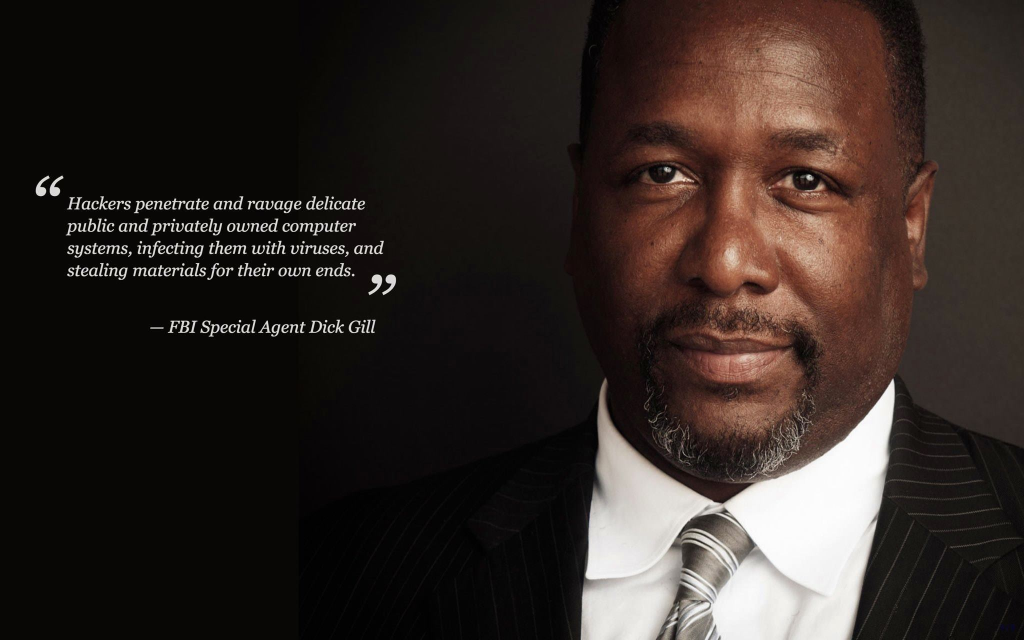
#> input picture src/assets/170197769_10225268507797066_4380932775149977927_n.jpg, 2048 x 1280 px, given in place of 00000.png, which was not available (shown at 1/2 size)
$ python pingpong.py ../../../src/assets 5
#> lines starting #> are read from the running program, lines starting #| are printed output that depends on the picture; after the words box and inside, x2 and y2 are one past the last pixel; in counts of white or black regions, pixels touching at a corner belong together; pictures that were not available may be replaced by others from this repository, and a replacement may not be noted
"""Ping-pong consistency: frame m and frame N-1-m are the same image; report mask IoU over those pairs."""
import sys
import numpy as np
from PIL import Image

d, n = sys.argv[1], int(sys.argv[2])
def m(i):
#> called with i = 0
    return np.asarray(Image.open(f"{d}/{i:05d}.png").convert("L")) > 127
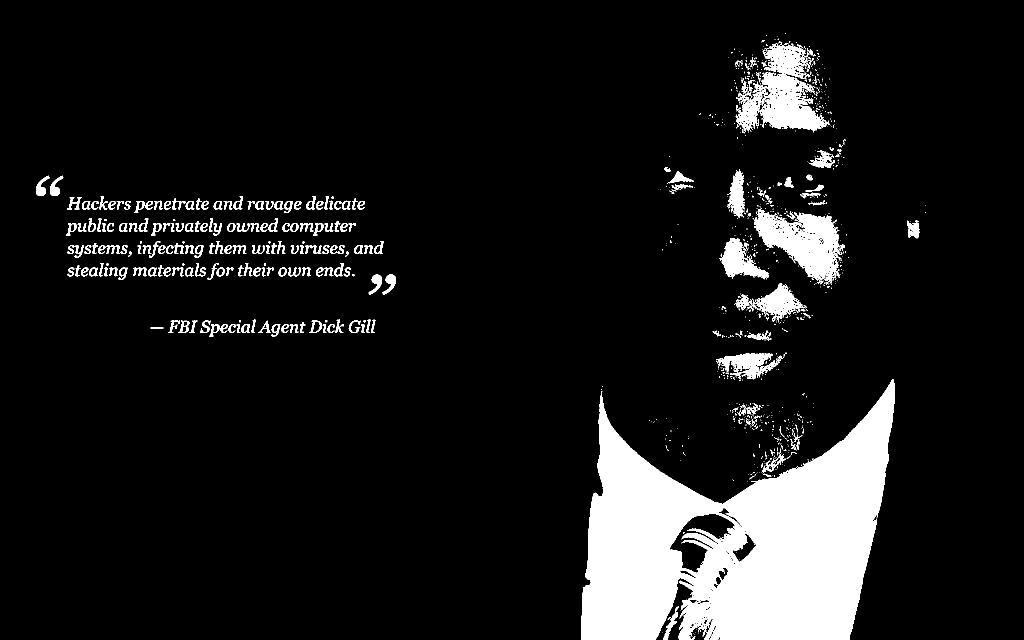
#> returned value: shape (1280, 2048) bool (shown at 1/2 size); 10% white; 1048 white regions (812 under 20 px), largest, box (x1, y1, x2, y2) and area: (1162, 758, 1790, 1280) 188860, (1471, 87, 1660, 263) 14970, (1508, 418, 1681, 570) 13379
ious = []
for k in range(0, n // 2):
    a, b = m(k), m(n - 1 - k)
#> call 2 of m, with i = 4
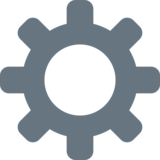
#> input picture src/assets/gear.png, 160 x 160 px, given in place of 00004.png, which was not available
#> in m (call 2), `return np.asarray(Image.open(f"{d}/{i:05d}.png").convert("L")) > 127`:
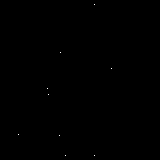
#> returned value: shape (160, 160) bool; 0.04% white in thin lines or dots, all inside (x1, y1, x2, y2) = (18, 4, 112, 156)
#> (the run stopped early here; a loop or call above may not have finished)
